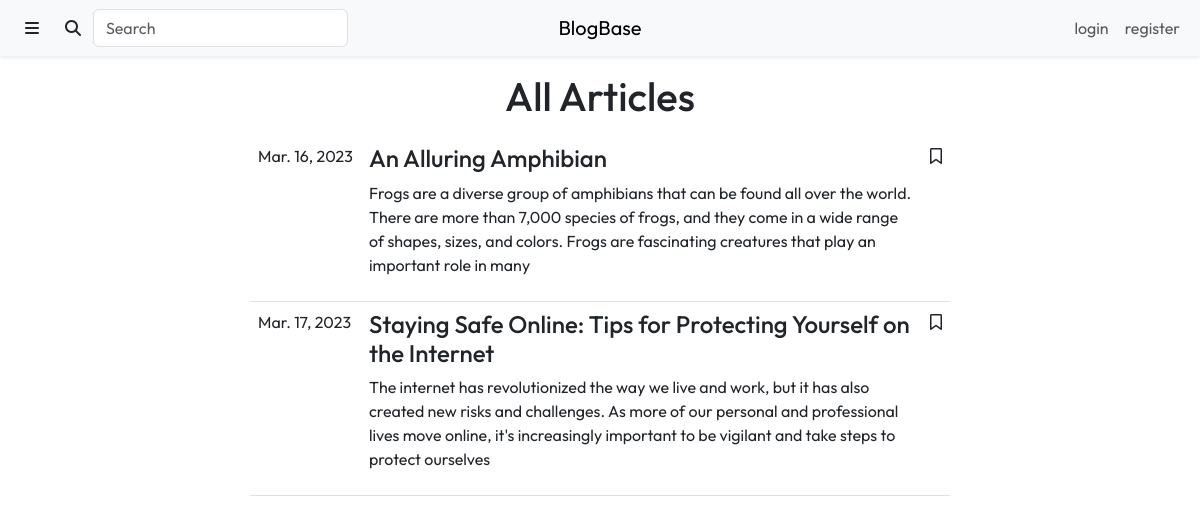
Before: /content/index.php with the older database file.
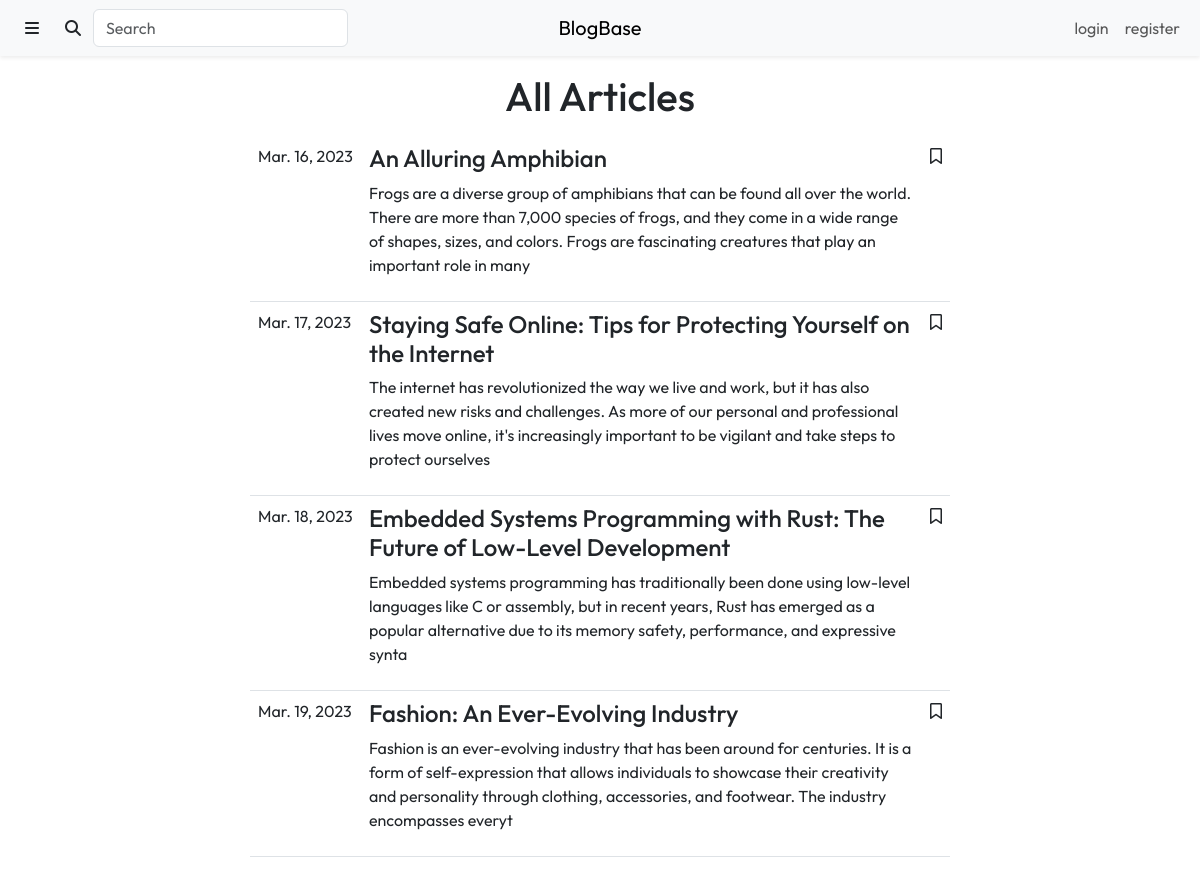
After: the same page with the newer database file.
### tables this page shows
CREATE TABLE `Articles` (
  `article_id` int(11) NOT NULL,
  `author_id` int(11) NOT NULL,
  `title` varchar(225) NOT NULL,
  `description` tinytext NOT NULL,
  `lead_image` varchar(255) NOT NULL,
  `content` longblob NOT NULL,
  `submit_date` date NOT NULL DEFAULT current_timestamp(),
  `approved` tinyint(1) NOT NULL DEFAULT 0,
  `click_number` int(11) NOT NULL DEFAULT 0
);

### content/index.php (the view, shortened to what this page needs)
<?php
require_once "../include/connect.inc.php";
$approved_articles_query = "SELECT UNIX_TIMESTAMP(submit_date) as submit_date, title, article_id, description
                            FROM Articles
                            WHERE approved = true";
$approved_articles_result = mysqli_query($con, $approved_articles_query);
?>
<!DOCTYPE html>
<html lang="en">
    <head>
        <link rel="stylesheet" href="https://cdn.jsdelivr.net/npm/bootstrap@5.3.0-alpha1/dist/css/bootstrap.min.css">
        <link rel="stylesheet" href="https://cdnjs.cloudflare.com/ajax/libs/font-awesome/6.2.1/css/all.min.css">
        <link rel="stylesheet" href="./css/styles.css">
    </head>
    <body>
        <div class="header">
            <?php include "./views/header.php" ?>
        </div>
        <div class="mt-3 text-center">
            <h1>All Articles</h1>
        </div>
        <div class="col-10 col-lg-7 mx-auto mt-3">
            <table class="table text-start">
                    <?php while ($current_row = $approved_articles_result->fetch_assoc()) { ?>
                        <tr>
                            <td class="text-nowrap">
                                <?php echo date("M. d, Y", $current_row['submit_date']) ?>
                            </td>
                            <td>
                                <h4>
                                    <a class="text-reset text-decoration-none" href="./article.php?id=<?php echo $current_row['article_id'] ?>">
                                        <?php echo $current_row['title'] ?>
                                    </a>
                                </h4>
                                <?php echo $current_row['description'] ?>
                            </td>
                            <td>
                            <?php
                            if (isset($_SESSION['user_info'])) {
                                $saved_query = "SELECT article_id, user_id
                                                FROM SavedArticles
                                                WHERE user_id = '" . $user_info['user_id'] . "' AND article_id = '" . $current_row['article_id'] . "';";
                                $saved_result = mysqli_query($con, $saved_query);
                                if ($saved_result->num_rows == 1) {
                            ?>
                                    <a class="fa-solid fa-bookmark text-reset" href="../include/save_article.inc.php?unsave_id=<?php echo $current_row['article_id']; ?>&return_page=index.php"></a>
                                <?php } else { ?>
                                    <a class="fa-regular fa-bookmark text-reset" href="../include/save_article.inc.php?save_id=<?php echo $current_row['article_id']; ?>&return_page=index.php"></a>
                                <?php } ?>
                            <?php } else { ?>
                                <a class="fa-regular fa-bookmark text-reset" href="./login.php"></a>
                            <?php } ?>
                            </td>
                        </tr>
                    <?php } ?>
            </table>
        </div>
    </body>
</html>

Changed rows visible on the page:
now on this page (row edited): articles: submit_date "Mar. 18, 2023", title "Embedded Systems Programming with Rust: The Future of Low-Level Development", description "Embedded systems programming has traditionally been done using low-level languages like C or assembly, but in recent years, Rust has emerged as a popular alternative due to its memory safety, performance, and expressive synta"
now on this page (row edited): articles: submit_date "Mar. 19, 2023", title "Fashion: An Ever-Evolving Industry", description "Fashion is an ever-evolving industry that has been around for centuries. It is a form of self-expression that allows individuals to showcase their creativity and personality through clothing, accessories, and footwear. The industry encompasses everyt"
